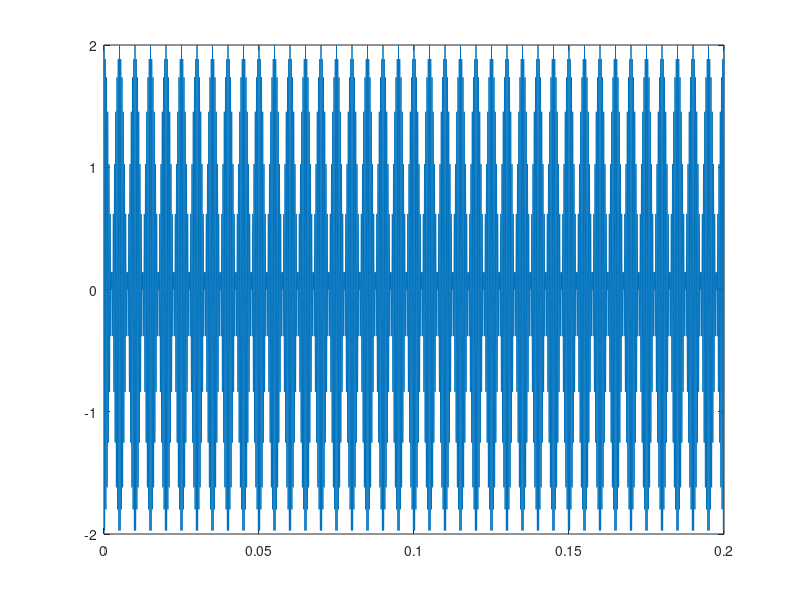
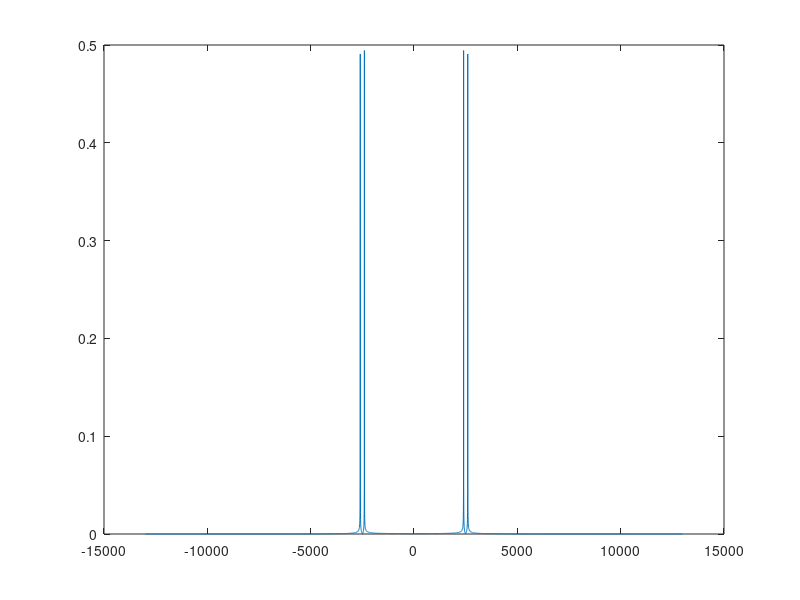

Here is the MATLAB script that generated these plots, in order:
close all
clc

pkg load control
pkg load signal

%Configuracao e parametros iniciais
fs = 2.6*10^3*10;
t = [0:1/fs:0.2];
A = 1;
f1 = 2.4*10^3;
f2 = 2.6*10^3;

%Dominio do tempo
S = A*cos(2*pi*f1*t)+A*cos(2*pi*f2*t);
plot(t,S)
figure

%Dominio da Frequencia
N=length(t);
vf=linspace(-fs/2, fs/2,length(t)); %vetor de frequencia
%signal = A*sin(2*pi*f*t);
psd=fftshift(fft(S)/N);
power=abs(psd);
plot(vf,power)